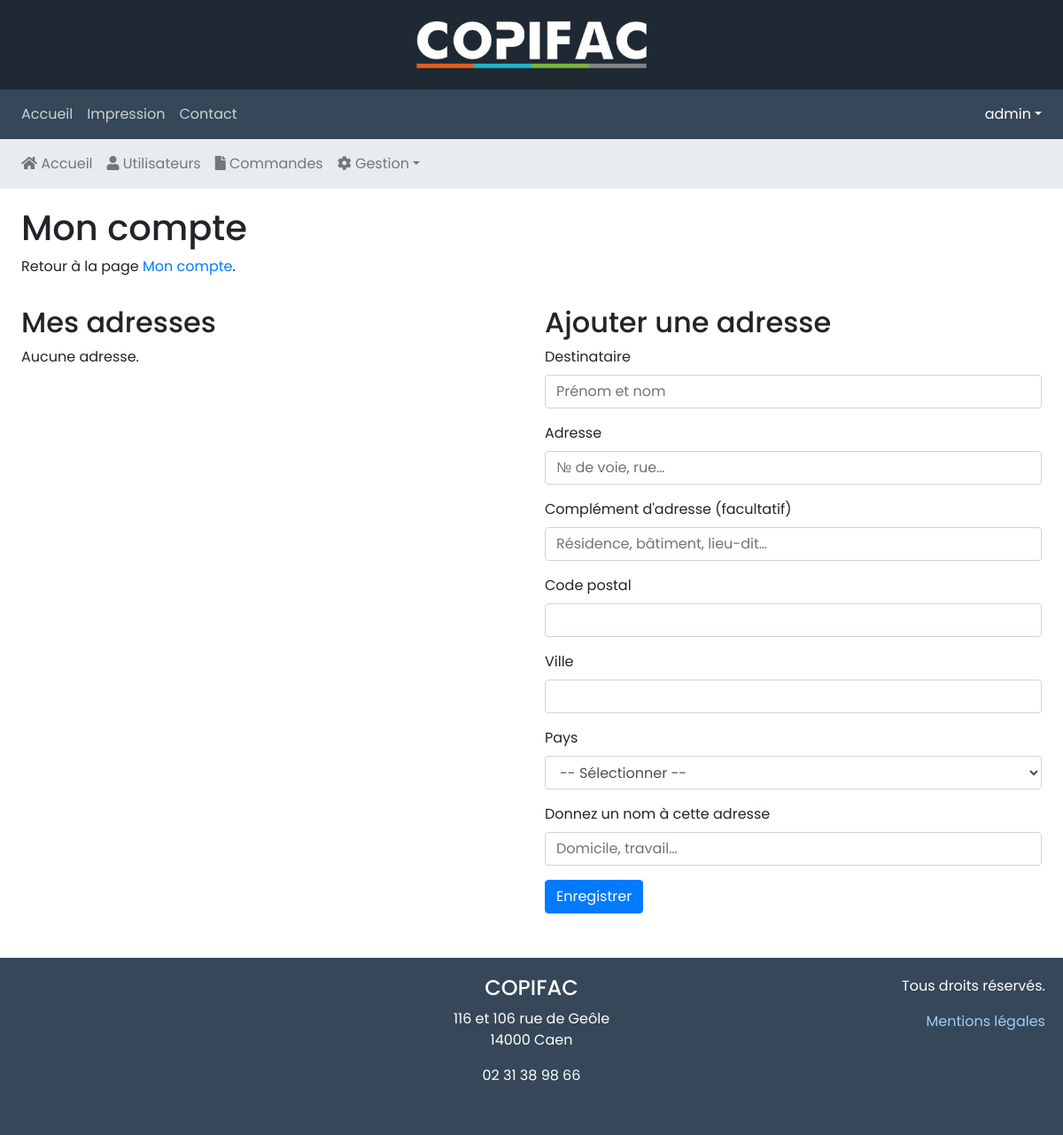
Before: /mon-compte/mes-adresses (signed in) with the older database file.
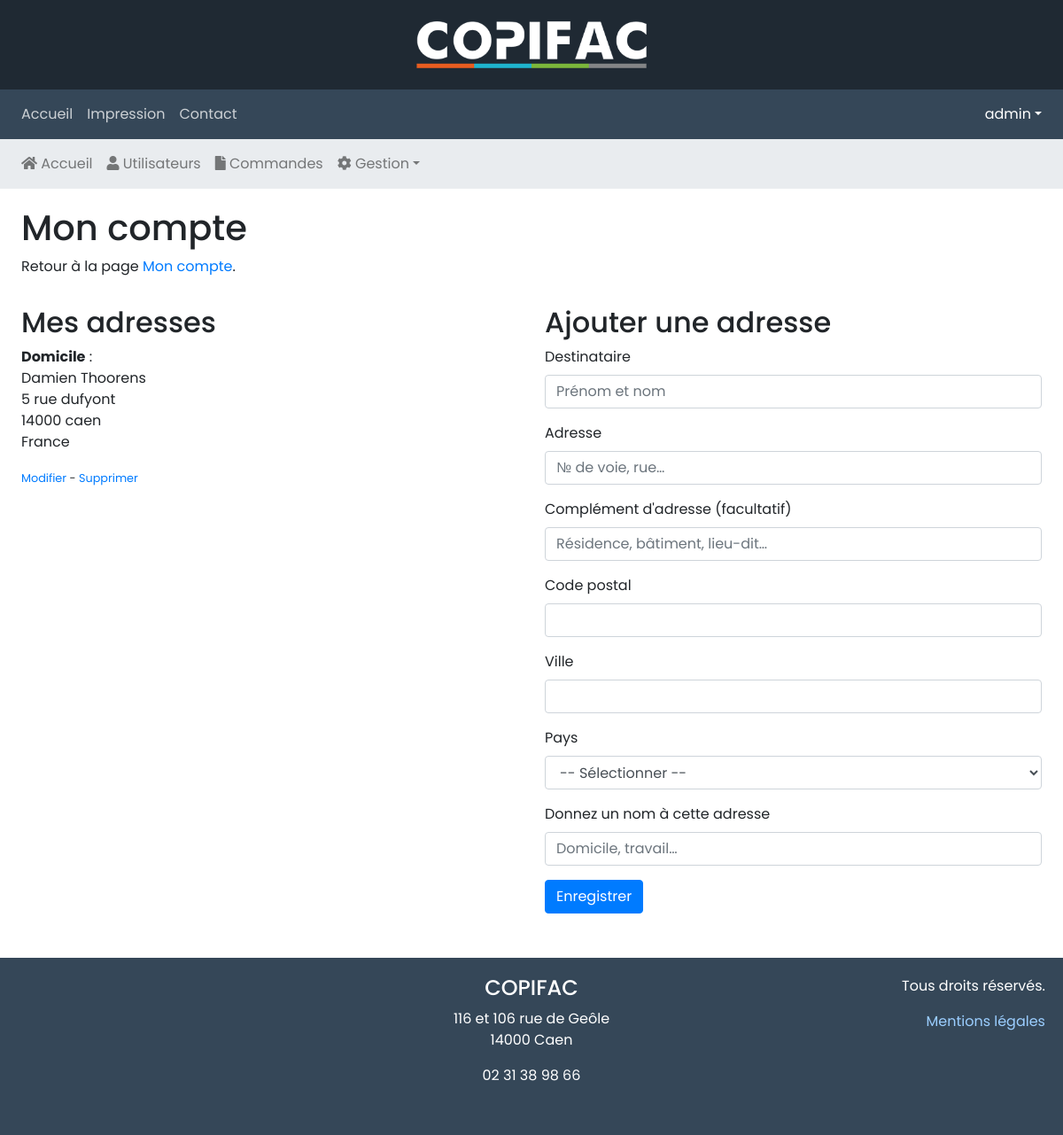
After: the same page with the newer database file.
### tables this page shows
CREATE TABLE `address` (
  `id_address` smallint(5) UNSIGNED NOT NULL,
  `id_user` smallint(5) UNSIGNED NOT NULL,
  `addr_label` varchar(150) NOT NULL DEFAULT '',
  `addr_name` varchar(250) NOT NULL DEFAULT '',
  `address` varchar(255) NOT NULL DEFAULT '',
  `address2` varchar(255) NOT NULL DEFAULT '',
  `zip_code` varchar(10) NOT NULL DEFAULT '',
  `city` varchar(50) NOT NULL DEFAULT '',
  `id_country` tinyint(3) UNSIGNED NOT NULL
);

CREATE TABLE `country` (
  `id_country` tinyint(3) UNSIGNED NOT NULL,
  `name` varchar(50) NOT NULL DEFAULT '',
  `code` char(2) NOT NULL DEFAULT ''
);

### controllers/accountController.php (called while the page is built, shortened)
<?php
require_once _ROOT_DIR_ . '/models/AuthMgr.class.php';
$addresses = AuthMgr::getUserAddresses($_SESSION['user']['id_user']);
$addUpd = 'add';

### models/AuthMgr.class.php (called while the page is built, shortened)
<?php
class AuthMgr
{
    public static function getUserAddresses(int $id): array
    {
        $dbh = DbConnection::getConnection('administrateur');
        $stmt = $dbh->prepare('SELECT a.*, c.name AS country_name
		FROM address AS a
		INNER JOIN country AS c
		ON a.id_country = c.id_country
        WHERE a.id_user = :id
        AND a.deleted = 0');
        $stmt->bindParam(':id', $id, PDO::PARAM_INT);
        $stmt->execute();
        $result = $stmt->fetchAll(PDO::FETCH_ASSOC);
        return $result;
    }
}

### views/accountAddresses.php (the view, shortened to what the changed rows need)
<?php
require_once 'controllers/accountController.php';
require_once 'views/head.php';
?>
<div class="row">
	<div class="col-12">
		<h1>Mon compte</h1>
	</div>
</div>
<div class="row">
	<div class="col-sm-6">
		<h2>Mes adresses</h2>
		<?php if (empty($addresses)) : ?>
			<p>Aucune adresse.</p>
		<?php else : ?>
			<?php foreach ($addresses as $addr) : ?>
				<p>
					<strong><?php echo $addr['addr_label']; ?></strong>&nbsp;:<br>
					<?php echo $addr['addr_name']; ?><br>
					<?php echo $addr['address']; ?><br>
					<?php echo $addr['zip_code']; ?> <?php echo $addr['city']; ?><br>
					<?php echo $addr['country_name']; ?><br>
				</p>
				<p class="mt-0"><small><a href="?edit=<?php echo $addr['id_address']; ?>">Modifier</a>&nbsp;- <a href="?del=<?php echo $addr['id_address']; ?>" class="del-address">Supprimer</a></small></p>
			<?php endforeach; ?>
		<?php endif; ?>
	</div>
	<div class="col-sm-6">
		<h2><?php echo ('upd' == $addUpd ? 'Modifier une adresse' : 'Ajouter une adresse'); ?></h2>
	</div>
</div>
<?php
require_once 'views/footer.php';

### views/menu.php (shortened to what the changed rows need)
<?php
$menuItems = [
	[
		'url' => '/',
		'name' => 'Accueil',
	],
	[
		'url' => '/impression',
		'name' => 'Impression',
	],
	[
		'url' => '/contact',
		'name' => 'Contact',
	],
];
?>
<nav class="navbar navbar-expand-md navbar-dark bg-dark">
    <div class="collapse navbar-collapse" id="navbarNav">
        <ul class="navbar-nav mr-auto">
<?php foreach ($menuItems as $menuItem): ?>
            <li class="nav-item<?php echo ($menuItem['url'] == $_SERVER['REQUEST_URI'] ? ' active' : ''); ?>"><a class="nav-link" href="<?php echo $menuItem['url']; ?>"><?php echo $menuItem['name']; ?></a></li>
<?php endforeach; ?>
        </ul>
    </div>
</nav>

### views/menuAdmin.php (shortened to what the changed rows need)
<?php
$action = !empty($_GET['action']) ? $_GET['action'] : '';
$menuItems = [
	[
		'url' => 'admin',
		'name' => '<i class="fas fa-home"></i> Accueil',
	],
	[
		'url' => 'adminUsers',
		'name' => '<i class="fas fa-user"></i> Utilisateurs',
	],
	[
		'url' => 'adminOrders',
		'name' => '<i class="fas fa-file"></i> Commandes',
	],
	[
		'name' => '<i class="fas fa-cog"></i> Gestion',
		'items' => [
			[
				'url' => 'adminCouleurs',
				'name' => 'Couleurs feuilles cartonnées',
			],
			[
				'url' => 'adminPaliersNB',
				'name' => 'Paliers pages N&amp;B',
			],
			[
				'url' => 'adminPaliersCouleur',
				'name' => 'Paliers pages couleur',
			],
			[
				'url' => 'adminPaliersSpiplast',
				'name' => 'Paliers reliures plastiques',
			],
			[
				'url' => 'adminPaliersSpimetal',
				'name' => 'Paliers reliures métalliques',
			],
			[
				'url' => 'adminPaliersThermo',
				'name' => 'Paliers reliures thermocollées',
			],
		],
	],
];
$menuItemsExceptions = [
	'adminOrdersPast' => 'adminOrders',
];
?>
<nav class="navbar navbar-expand-sm navbar-light bg-light">
	<div id="navbarNavDropdown">
		<ul class="navbar-nav">
<?php foreach ($menuItems as $menuItem): ?>
	<?php if (empty($menuItem['items'])): ?>
			<li class="nav-item<?php echo ($menuItem['url'] == $action || (array_key_exists($action, $menuItemsExceptions) && $menuItemsExceptions[$action] == $menuItem['url']) ? ' active' : ''); ?>">
				<a class="nav-link" href="/index.php?action=<?php echo $menuItem['url']; ?>"><?php echo $menuItem['name']; ?></a>
			</li>
	<?php else: ?>
			<li class="nav-item dropdown">
				<a class="nav-link dropdown-toggle<?php echo (in_array($action, array_column($menuItem['items'], 'url')) ? ' active' : ''); ?>" href="#" id="navbarDropdownMenuLink" data-toggle="dropdown" aria-haspopup="true" aria-expanded="false"><?php echo $menuItem['name']; ?></a>
			</li>
	<?php endif; ?>
<?php endforeach; ?>
		</ul>
	</div>
</nav>

Changed rows visible on the page:
added address: addr_label "Domicile", addr_name "Damien Thoorens", address "5 rue dufyont", zip_code "14000", city "caen", id_country.name "France"
Other visible differences:
text no longer shown: "Aucune adresse."
